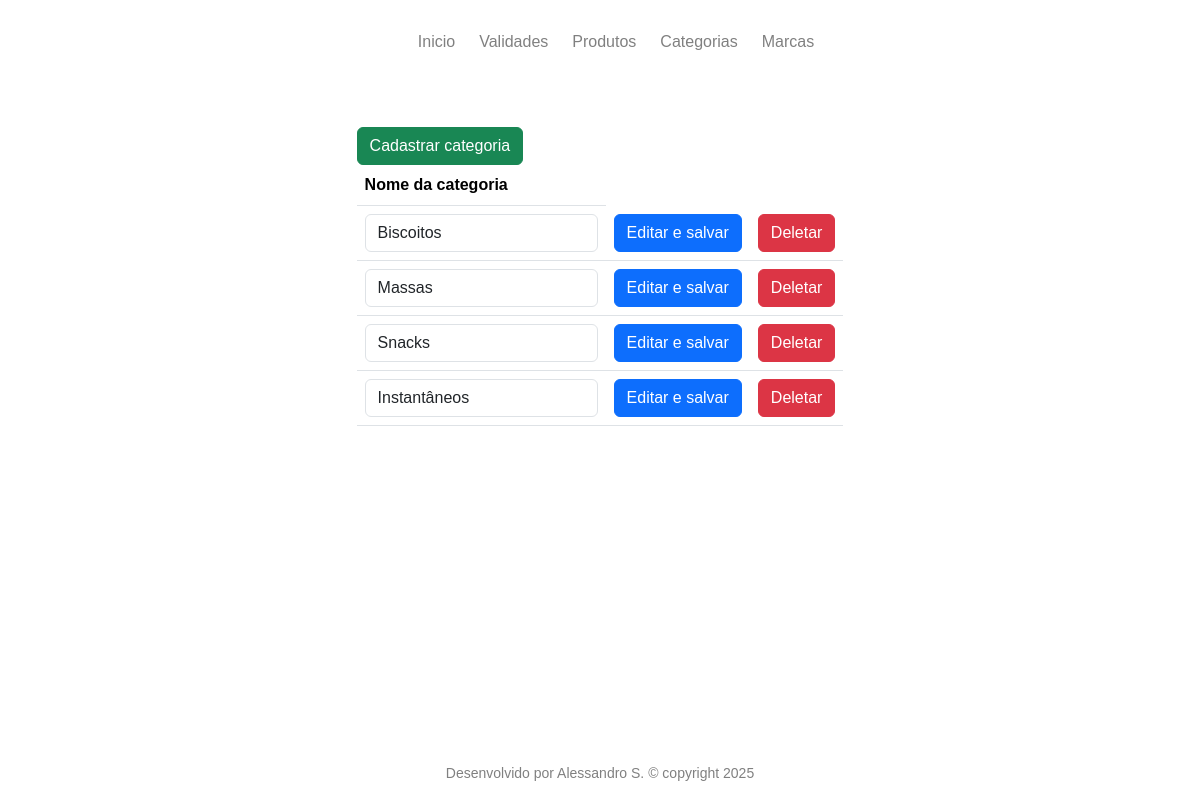
Page /categorias/ on the committed database.
### categorias/models.py (models this page shows, shortened)
class Categoria(models.Model):
    nome = models.TextField(max_length=50, null=False, blank=False)

### categorias/views.py (the view)
# urls.py: path('', views.lista_categorias, name='lista_categorias'),
def lista_categorias(request):
    categorias = Categoria.objects.all()
    return render(request, 'lista_categorias.html', {'categorias': categorias})

### categorias/templates/lista_categorias.html (shortened to what this page needs)
{% extends "base.html" %}
{% block content %}
  <div class="container">
      <table class="table">
        <a class="btn btn-success" href="{% url 'cadastrar_categoria' %}">Cadastrar categoria</a>
    <thead>
      <tr>
        <th scope="col">Nome da categoria</th>
      </tr>
    </thead>
    <tbody>
      {% for categoria in categorias %}
      <form action="{% url 'editar_categoria' categoria.id %}" method="POST">
        <tr>
            <td><input class="form-control" type="type" name="nome" value="{{ categoria.nome }}"></td>
            <td><input type="submit" class="btn btn-primary" value="Editar e salvar"></td>
            <td><a href="{% url 'deleta_categoria' categoria.id %}" class="btn btn-danger">Deletar</a></td>
        </tr>
      </form>
      {% endfor %}
    </tbody>
  </table>
</div>
{% endblock  %}

### static/css/css.css (style rules this page uses)
* { font-family: Arial, Helvetica, sans-serif; color: gray; box-sizing: border-box; padding: 0; margin: 0; }
a { text-decoration: none; color: gray; }
body { background-color: white; display: flex; align-items: center; justify-content: center; flex-direction: column; }

### rows in the picture
Categoria: nome "Biscoitos"
Categoria: nome "Massas"
Categoria: nome "Snacks"
Categoria: nome "Instantâneos"
